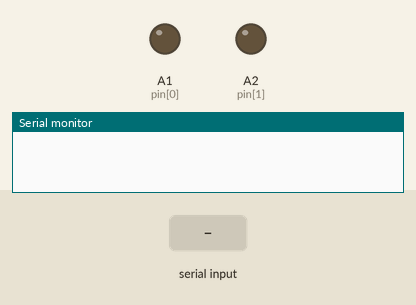
Simulated run of this sketch. Board: Arduino Uno, built with avr-gcc and run on an emulated ATmega328P. Parts: output pins drawn as LEDs (lit = HIGH), the last lines printed to the serial monitor. The test bench sets the inputs (shaded band).

Above: at 1.2 s.
1.3 s: "A1\n" received over Serial
At 2.1 s:
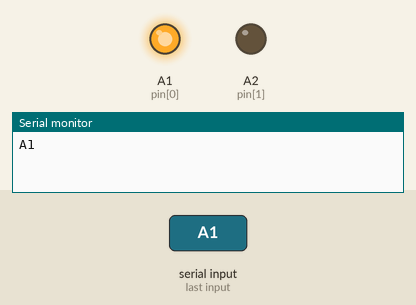
3.8 s: "A2\n" received over Serial
At 4.4 s:
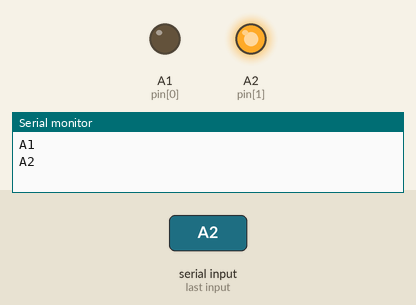
Timing chart, 0 to 6.8 s (numbered marks = the images above; inputs shaded):
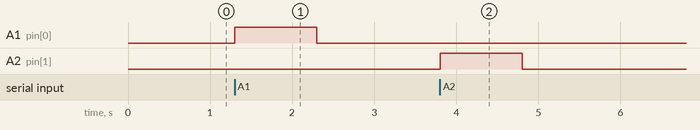

The sketch:

led_exam2.ino
```cpp
int pin[2] = {A1, A2};
int led_length = sizeof(pin)/sizeof(int);

void setup() {
  Serial.begin(9600);
  for(int i=0; i<led_length; i++){
    pinMode(pin[i], OUTPUT);
  }
}

void loop() {
  if(Serial.available()>0){
    //\n의 앞 문자열만 읽기
    String data = Serial.readStringUntil('\n');
    Serial.println(data);
    if(data == "A1"){
      digitalWrite(pin[0], HIGH);
      delay(1000);
      digitalWrite(pin[0], LOW);
      delay(1000);
    }else if(data == "A2"){
      digitalWrite(pin[1], HIGH);
      delay(1000);
      digitalWrite(pin[1], LOW);
      delay(1000);
    }
  }
}
```

Measured:
- after the input at 1.3 s, A1 (pin[0]): LOW → HIGH at once, → LOW 1.0 s later
- after the input at 3.8 s, A2 (pin[1]): LOW → HIGH at once, → LOW 1.0 s later
